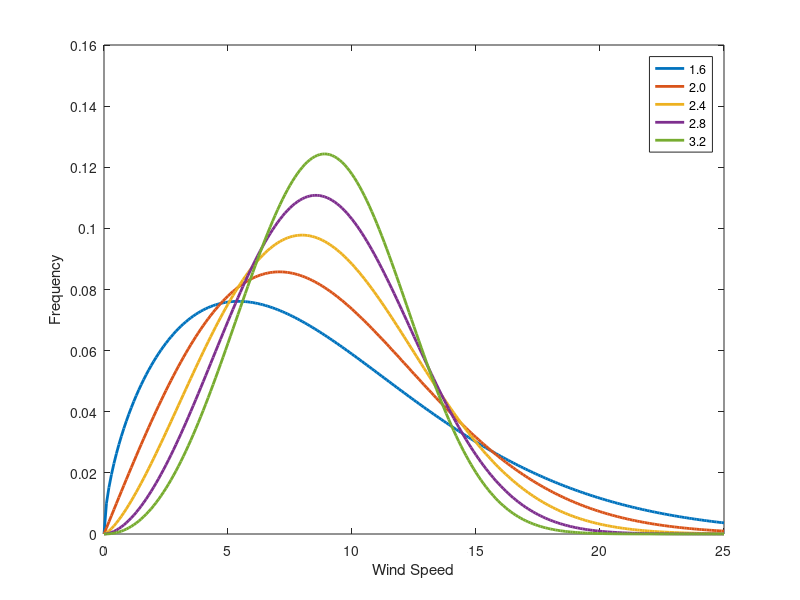

Source code (MATLAB):
%Weibull plots for various values of k
clc;
clear all;

U=0:0.1:25;

%Uav=8; 

k=1.6:0.4:3.2; 
%c=zeros(3,1);
c=[10 10 10 10 10];

for i=1:5
    %c(i)=Uav/gamma(1+1/k(i));
    f=wblpdf(U,c(i),k(i));
    switch i
        case 1
        plot(U,f,'LineWidth',2);      
        case 2
        plot(U,f,'LineWidth',2);
        case 3
        plot(U,f,'LineWidth',2);
        case 4
        plot(U,f,'LineWidth',2);
        case 5
        plot(U,f,'LineWidth',2);
    end
    hold all;
end
%text(10,0.05,'k=1.6')%,' \leftarrow sin(\pi)','FontSize',18)
legend('1.6','2.0','2.4','2.8','3.2','Location','NorthEast')
xlabel('Wind Speed')
ylabel('Frequency')